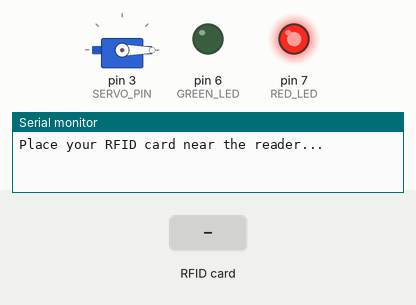
Simulated run of this sketch. Board: Arduino Uno, built with avr-gcc and run on an emulated ATmega328P. Parts: servo, output pins drawn as LEDs (lit = HIGH), the last lines printed to the serial monitor. The inputs (shaded band) are chosen by the test bench. Pins used as bus, display or sensor lines are not drawn.

Above: at 1.2 s.
1.3 s: RFID card 91 61 31 03 held to the reader
At 2.2 s:
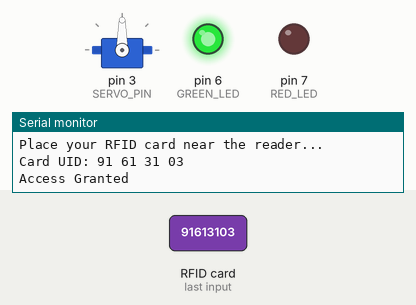
2.8 s: RFID card 5E 7A 19 C4 held to the reader
At 4.91 s:
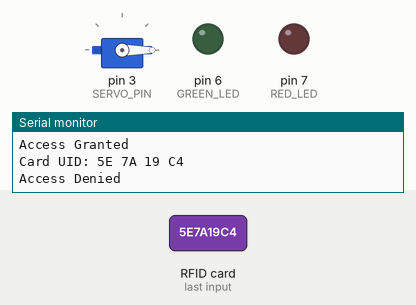
Timing chart, 0 to 6.5 s (numbered marks = the images above; inputs shaded):
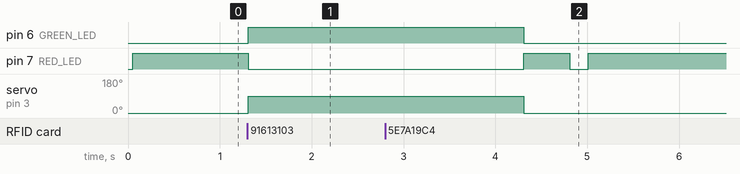

Measured:
- after the input at 1.3 s, pin 6 (GREEN_LED): LOW → HIGH at once; pin 7 (RED_LED): HIGH → LOW at once; servo on pin 3 (SERVO_PIN): 0° → 90° at once

The sketch:

1project.ino
```cpp
#include <SPI.h>
#include <MFRC522.h>
#include <Servo.h>

#define SS_PIN 10
#define RST_PIN 9
#define SERVO_PIN 3
#define GREEN_LED 6
#define RED_LED 7

MFRC522 rfid(SS_PIN, RST_PIN);
Servo myServo;

byte authorizedUID[4] = {0x91, 0x61, 0x31, 0x03}; // Replace with your card UID

void setup() {
  Serial.begin(9600);
  SPI.begin();
  rfid.PCD_Init();
  myServo.attach(SERVO_PIN);
  myServo.write(0); // Locked

  pinMode(GREEN_LED, OUTPUT);
  pinMode(RED_LED, OUTPUT);

  digitalWrite(GREEN_LED, LOW);
  digitalWrite(RED_LED, HIGH); // Red ON by default (locked)

  Serial.println("Place your RFID card near the reader...");
}

void loop() {
  if (!rfid.PICC_IsNewCardPresent() || !rfid.PICC_ReadCardSerial()) {
    return;
  }

  Serial.print("Card UID: ");
  for (byte i = 0; i < rfid.uid.size; i++) {
    if (rfid.uid.uidByte[i] < 0x10) Serial.print("0");
    Serial.print(rfid.uid.uidByte[i], HEX);
    Serial.print(" ");
  }
  Serial.println();

  if (isAuthorized(rfid.uid.uidByte)) {
    Serial.println("Access Granted");

    digitalWrite(RED_LED, LOW);     // Turn OFF red LED
    digitalWrite(GREEN_LED, HIGH);  // Turn ON green LED

    myServo.write(90); // Unlock
    delay(3000);
    myServo.write(0);  // Lock again

    digitalWrite(GREEN_LED, LOW);   // Turn off green LED
    digitalWrite(RED_LED, HIGH);    // Turn red LED back ON (locked)
  } else {
    Serial.println("Access Denied");

    // Red LED already ON, optionally blink it if you want:
    digitalWrite(RED_LED, LOW);
    delay(200);
    digitalWrite(RED_LED, HIGH);
    delay(200);
  }

  rfid.PICC_HaltA();
  delay(500);
}

bool isAuthorized(byte *uid) {
  for (byte i = 0; i < 4; i++) {
    if (uid[i] != authorizedUID[i]) return false;
  }
  return true;
}
```
